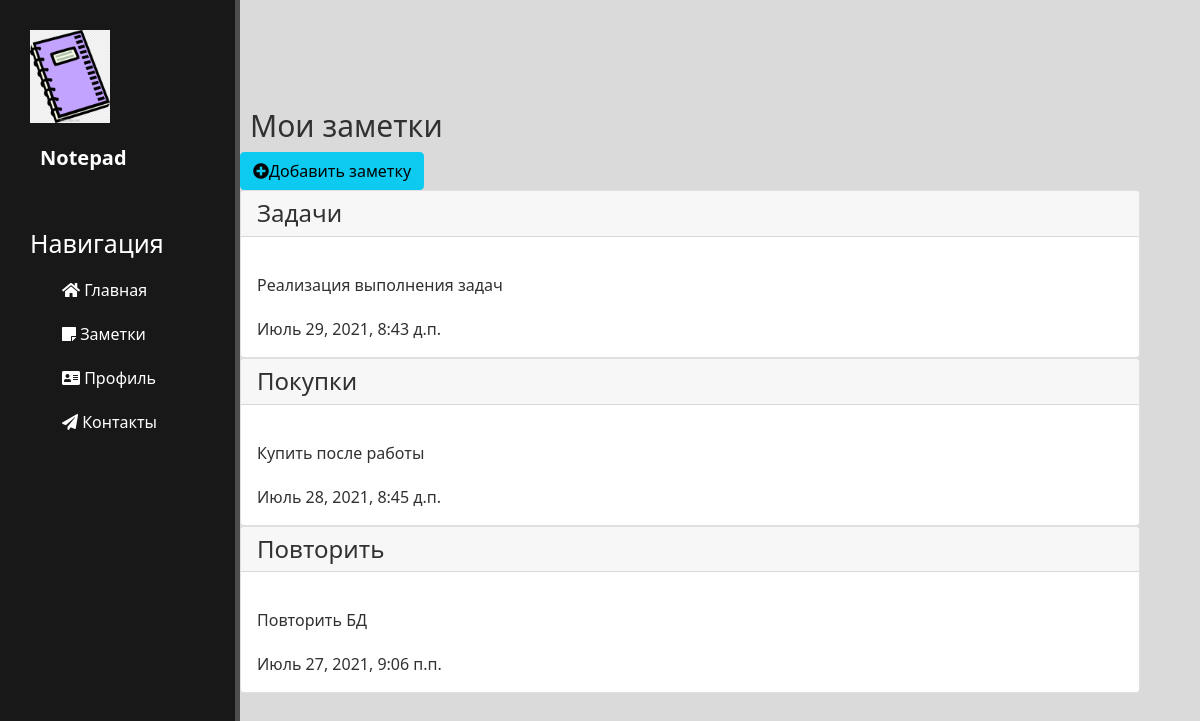
Before: /notes/ with the older database file.
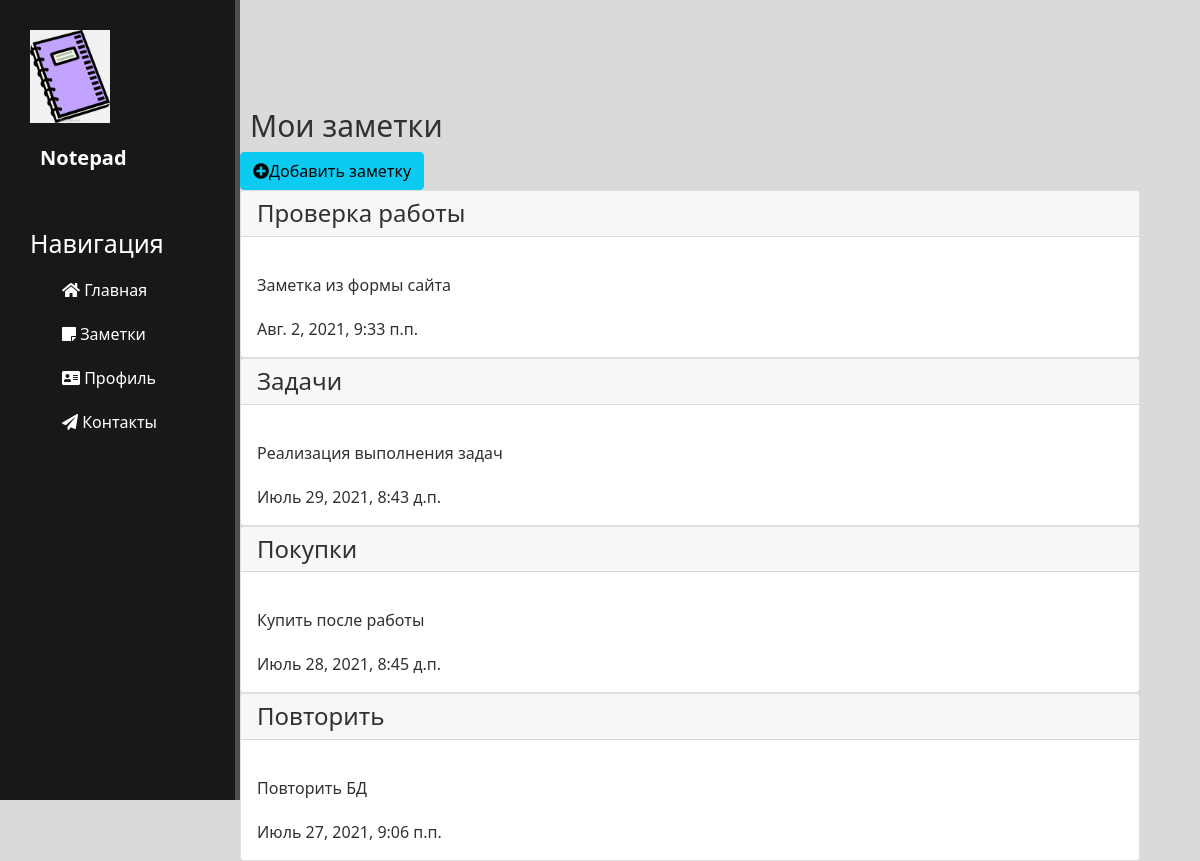
After: the same page with the newer database file.
### notes/models.py (models this page shows, shortened)
class Notes(models.Model):
    title = models.CharField('Заголовок', max_length=100)
    preview = models.CharField('Превью', max_length=250)
    full_text = models.TextField('Текст')
    date = models.DateTimeField('Дата создания')
    class Meta:
        verbose_name = 'Заметка'
        verbose_name_plural = 'Заметки'

### notes/views.py (the view)
# urls.py: path('notes/', include('notes.urls')),
def notes(request):
    notes = Notes.objects.order_by('-date')
    return render(request, 'notes/notes.html', {'notes': notes})

### notes/templates/notes/notes.html (shortened to what this page needs)
{% extends 'main/_layout.html' %}
{% block content %}
  <h1>Мои заметки</h1>
  <a href="{% url 'add_note' %}"><button class="btn btn-info"><i class="fa fa-plus-circle"></i>Добавить заметку</button></a>
  {% if notes %}
  {% for el in notes %}
    <div class="card">
      <h4 class="card-header">{{el.title}}</h4>
      <div class="card-body">
        <p class="card-text">{{el.preview|linebreaksbr}}</p>
        <p class="card-text">{{el.date}}</p>
      </div>
    </div>
  {% endfor %}
  {% else %}
    <h2>Заметок пока нет</h2>
  {% endif %}
{% endblock %}

### main/templates/main/_layout.html (shortened to what this page needs)
{% load static %}
<!DOCTYPE html>
<html lang="en">
<head>
  <link rel="stylesheet" href="https://cdn.jsdelivr.net/npm/bootstrap@5.0.2/dist/css/bootstrap.min.css">
  <link rel="stylesheet" href="https://use.fontawesome.com/releases/v5.8.2/css/all.css">
  <link rel="stylesheet" href="{% static 'main/css/main.css' %}">
</head>
<body>
  <aside>
    <img src="{% static 'main/img/notepad_logo.png' %}" all="Лого">
    <span class="logo">Notepad</span>
    <h3>Навигация</h3>
    <ul>
      <a href="{% url 'home' %}"><li><i class="fas fa-home"></i> Главная</li></a>
      <a href="{% url 'notes' %}"><li><i class="fas fa-sticky-note"></i> Заметки</li></a>
      <a href="{% url 'about' %}"><li><i class="fas fa-address-card"></i> Профиль</li></a>
      <a href="#"><li><i class="fas fa-paper-plane"></i> Контакты</li></a>
    </ul>
  </aside>
  <main>
    <div class="features">
      {% block content %}
      {% endblock %}
    </div>
  </main>
</body>
</html>

### main/static/main/css/main.css (style rules this page uses)
body { background: #2c2c2c2c; }
aside { float: left; background: #181818; width: 20%; padding: 2.5%; height: 100vh; color: #fff; border-right: 5px solid #4d4d4d; }
aside img { width: 80px; float: left; }
aside .logo { font-size: 20px; margin-left: 10px; font-weight: bold; position: relative; top: 20px; }
aside h3 { margin-top: 75px; font-size: 25px; }
aside ul { list-style: none; }
aside ul li { color: #fff; display: block; margin-top: 20px; transition: transform .6s ease; }
aside ul a { text-decoration: none; }
main .features { float: left; color: rgb(49, 49, 49); margin-top: 100px; text-align: left; width: 75%; }
main .features h1 { font-size: 30px; margin-left: 10px; }
main .features p { max-width: 900px; margin: 20px auto; }

Changed rows visible on the page:
added Notes: title "Проверка работы", preview "Заметка из формы сайта", date "Авг. 2, 2021, 9:33 п.п."
